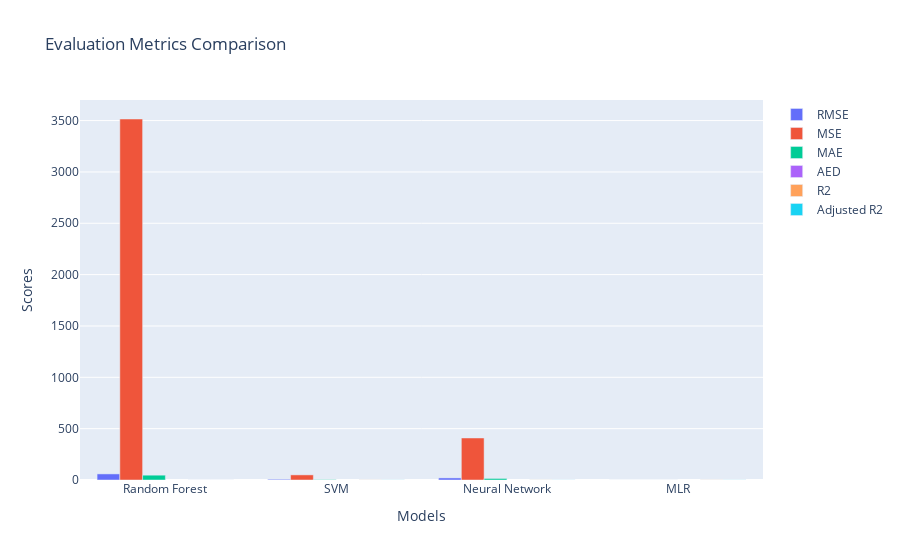

The notebook cell saved with this chart:
### Code cell
import matplotlib.pyplot as plt
import numpy as np
from sklearn.metrics import mean_squared_error, mean_absolute_error, r2_score
from sklearn.model_selection import cross_val_predict
import plotly.graph_objects as go

# Evaluation metric labels
metric_labels = ['RMSE', 'MSE', 'MAE', 'AED', 'R2', 'Adjusted R2']

# Calculate evaluation metrics using cross-validation for each model
rmse_scores = []
mse_scores = []
mae_scores = []
aed_scores = []
r2_scores = []
r2_adj_scores = []

model_names = ['Random Forest', 'SVM', 'Neural Network', 'MLR']

models = {
    'Random Forest': best_model_random_forest,
    'SVM': best_model_svm,
    'Neural Network': best_model_neural_network,
    'MLR': best_model_mlr
}

for model_name in model_names:
    model = models[model_name]
    y_pred = cross_val_predict(model, X_train, y_train, cv=5)
    rmse_scores.append(np.sqrt(mean_squared_error(y_train, y_pred)))
    mse_scores.append(mean_squared_error(y_train, y_pred))
    mae_scores.append(mean_absolute_error(y_train, y_pred))
    aed_scores.append(np.abs(y_train.mean() - y_pred))
    r2_scores.append(r2_score(y_train, y_pred))
    r2_adj_scores.append(1 - ((1 - r2_score(y_train, y_pred)) * (len(X_train) - 1) / (len(X_train) - X_train.shape[1] - 1)))

# Plotting the bar chart
fig = go.Figure()

fig.add_trace(go.Bar(
    x=model_names,
    y=rmse_scores,
    name='RMSE'
))

fig.add_trace(go.Bar(
    x=model_names,
    y=mse_scores,
    name='MSE'
))

fig.add_trace(go.Bar(
    x=model_names,
    y=mae_scores,
    name='MAE'
))

fig.add_trace(go.Bar(
    x=model_names,
    y=aed_scores,
    name='AED'
))

fig.add_trace(go.Bar(
    x=model_names,
    y=r2_scores,
    name='R2'
))

fig.add_trace(go.Bar(
    x=model_names,
    y=r2_adj_scores,
    name='Adjusted R2'
))

# Updating the layout
fig.update_layout(
    title='Evaluation Metrics Comparison',
    xaxis_title='Models',
    yaxis_title='Scores',
    barmode='group'
)

# Display the plot
fig.show()

### Figure 1 — Plotly figure (JSON) as saved in the notebook; plotly's stock layout.template omitted (floating-point values rounded to 4 significant figures; data arrays with more than 128 entries replaced by an {"elided": "..."} marker saying what was removed)
{"data": [{"name": "RMSE", "type": "bar", "x": ["Random Forest", "SVM", "Neural Network", "MLR"], "y": [59.29, 7.052, 20.23, 4.841e-14]}, {"name": "MSE", "type": "bar", "x": ["Random Forest", "SVM", "Neural Network", "MLR"], "y": [3515.0, 49.73, 409.2, 2.343e-27]}, {"name": "MAE", "type": "bar", "x": ["Random Forest", "SVM", "Neural Network", "MLR"], "y": [46.98, 3.399, 15.01, 3.468e-14]}, {"name": "AED", "type": "bar", "x": ["Random Forest", "SVM", "Neural Network", "MLR"], "y": {"elided": "4x800 float values"}}, {"name": "R2", "type": "bar", "x": ["Random Forest", "SVM", "Neural Network", "MLR"], "y": [0.1832, 0.9884, 0.9049, 1]}, {"name": "Adjusted R2", "type": "bar", "x": ["Random Forest", "SVM", "Neural Network", "MLR"], "y": [0.178, 0.9884, 0.9043, 1]}], "layout": {"barmode": "group", "title": {"text": "Evaluation Metrics Comparison"}, "xaxis": {"title": {"text": "Models"}}, "yaxis": {"title": {"text": "Scores"}}}}
